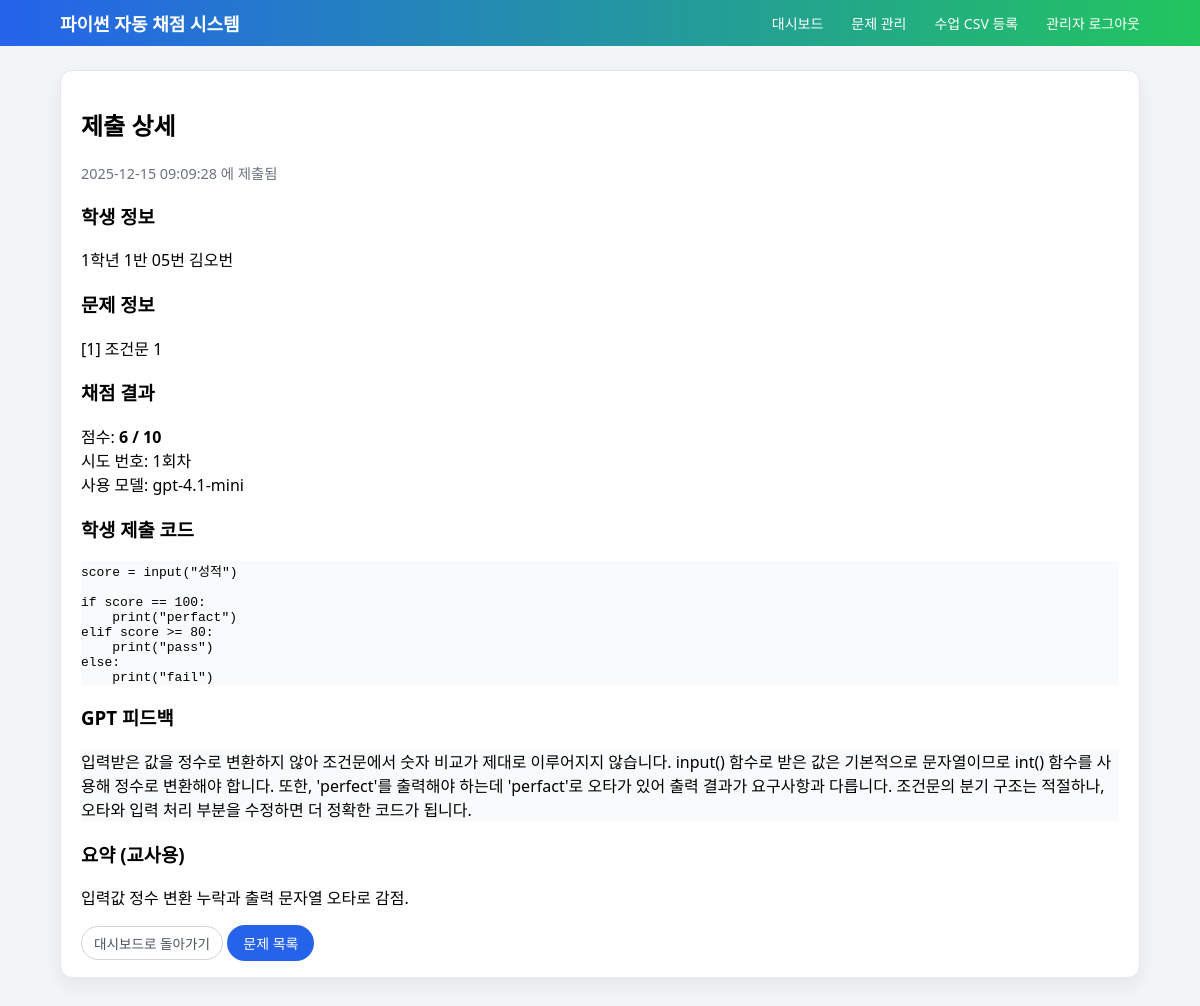
The app's page /admin/submission/8 (signed in) with its own data.
### models.py (models this page shows, shortened)
class Submission(db.Model):
    id = db.Column(db.Integer, primary_key=True)
    student_id = db.Column(
        db.Integer, db.ForeignKey("student.id"), nullable=False
    )
    problem_id = db.Column(
        db.Integer, db.ForeignKey("problem.id"), nullable=False
    )
    code = db.Column(db.Text, nullable=False)
    score = db.Column(db.Integer, nullable=True)
    max_score = db.Column(db.Integer, nullable=True)
    feedback = db.Column(db.Text, nullable=True)
    summary = db.Column(db.Text, nullable=True)
    attempt_no = db.Column(db.Integer, nullable=True)        # 몇 번째 시도인지
    gpt_model = db.Column(db.String(100), nullable=True)
    created_at = db.Column(db.DateTime, default=datetime.utcnow)

class Student(db.Model):
    id = db.Column(db.Integer, primary_key=True)
    grade = db.Column(db.Integer, nullable=False)
    class_no = db.Column(db.Integer, nullable=False)
    student_no = db.Column(db.Integer, nullable=False)
    name = db.Column(db.String(50), nullable=False)
    created_at = db.Column(db.DateTime, default=datetime.utcnow)
    submissions = db.relationship("Submission", backref="student", lazy=True)
    enrollments = db.relationship("Enrollment", backref="student", lazy=True)

class Problem(db.Model):
    id = db.Column(db.Integer, primary_key=True)
    title = db.Column(db.String(200), nullable=False)
    description = db.Column(db.Text, nullable=False)
    sample_input = db.Column(db.Text, nullable=True)
    sample_output = db.Column(db.Text, nullable=True)
    answer_code = db.Column(db.Text, nullable=False)
    rubric = db.Column(db.Text, nullable=False)
    is_open = db.Column(db.Boolean, default=False)
    max_score = db.Column(db.Integer, default=10)
    created_at = db.Column(db.DateTime, default=datetime.utcnow)
    updated_at = db.Column(
        db.DateTime, default=datetime.utcnow, onupdate=datetime.utcnow
    )
    submissions = db.relationship("Submission", backref="problem", lazy=True)

### app.py (the view)
    @app.route("/admin/submission/<int:submission_id>")
    @admin_login_required
    def admin_submission_detail(submission_id):
        sub = Submission.query.get_or_404(submission_id)
        return render_template("admin/submission_detail.html", submission=sub)

### app.py (called while the page is built)
def admin_login_required(f):
    @wraps(f)
    def wrapper(*args, **kwargs):
        if "admin_id" not in session:
            flash("관리자 로그인이 필요합니다.")
            return redirect(url_for("admin_login"))
        return f(*args, **kwargs)
    return wrapper

### templates/admin/submission_detail.html (shortened to what this page needs)
{% extends "base.html" %}
{% block content %}
<div class="card">
  <h2>제출 상세</h2>
  <p class="text-muted" style="margin-bottom:12px;">
    {{ submission.created_at.strftime("%Y-%m-%d %H:%M:%S") }} 에 제출됨
  </p>
  <h3 class="subheading">학생 정보</h3>
  <p>
    {{ submission.student.grade }}학년
    {{ submission.student.class_no }}반
    {{ "%02d"|format(submission.student.student_no) }}번
    {{ submission.student.name }}
  </p>
  <h3 class="subheading">문제 정보</h3>
  <p>
    [{{ submission.problem.id }}] {{ submission.problem.title }}
  </p>
  <h3 class="subheading">채점 결과</h3>
  <p>
    점수: <strong>{{ submission.score }} / {{ submission.max_score }}</strong><br>
    시도 번호: {{ submission.attempt_no or 1 }}회차<br>
    사용 모델: {{ submission.gpt_model or "알 수 없음" }}
  </p>
  <h3 class="subheading">학생 제출 코드</h3>
  <pre class="code-block"><code>{{ submission.code | e }}</code></pre>
  <h3 class="subheading">GPT 피드백</h3>
  <div class="code-block">
    {{ submission.feedback | e | replace('\n', '<br>') | safe }}
  </div>
  {% if submission.summary %}
    <h3 class="subheading">요약 (교사용)</h3>
    <p>{{ submission.summary }}</p>
  {% endif %}
  <div style="margin-top:16px;">
    <a href="{{ url_for('admin_dashboard') }}" class="btn btn-secondary">
      대시보드로 돌아가기
    </a>
    <a href="{{ url_for('admin_problem_list') }}" class="btn">
      문제 목록
    </a>
  </div>
</div>
{% endblock %}

### static/css/main.css (style rules this page uses)
body { font-family: system-ui, -apple-system, BlinkMacSystemFont, sans-serif; margin: 0; background: #f3f4f6; }
.card { background: #fff; border-radius: 12px; padding: 16px 20px; box-shadow: 0 10px 30px rgba(15, 23, 42, 0.08); margin-bottom: 16px; }
.btn { display: inline-block; padding: 8px 14px; border-radius: 999px; border: none; background: #2563eb; color: #fff; text-decoration: none; font-size: 0.9rem; cursor: pointer; }
.btn-secondary { background: #6b7280; }
.text-muted { color: #6b7280; font-size: 0.9rem; }
.code-block { background: #f9fafb }
body { margin: 0; font-family: system-ui, -apple-system, BlinkMacSystemFont, "Segoe UI", sans-serif; background: #f3f4f6; }
.card { background: white; border-radius: 16px; padding: 20px 24px; box-shadow: 0 15px 35px rgba(15, 23, 42, 0.08); }
.btn { display: inline-block; border-radius: 999px; border: none; background: #2563eb; color: white; padding: 8px 16px; font-size: 14px; cursor: pointer; text-decoration: none; }
.btn-secondary { background: #4b5563; }
.card { background: #ffffff; border-radius: 12px; padding: 16px 20px; box-shadow: 0 8px 20px rgba(15, 23, 42, 0.06); border: 1px solid #e5e7eb; }
.btn-secondary { display: inline-flex; align-items: center; gap: 4px; padding: 6px 12px; border-radius: 999px; border: 1px solid #d1d5db; background: #ffffff; color: #4b5563; font-size: 0.85rem; text-decoration: none; box-shadow: none; cursor: pointer; transition: background-color 0.15s ease, border-color 0.15s ease, color 0.15s ease, transform 0.05s ease; }

### records on screen
Submission: created_at "2025-12-15 09:09:28", score "6", max_score "10", attempt_no "1", gpt_model "gpt-4.1-mini", code "score = input(\"성적\") if score == 100: print(\"perfact\") elif score >= 80: print(\"pass\") else: print(\"fail\")", feedback "입력받은 값을 정수로 변환하지 않아 조건문에서 숫자 비교가 제대로 이루어지지 않습니다. input() 함수로 받은 값은 기본적으로 문자열이므로 int() 함수를 사용해 정수로 변환해야 합니다. 또한, 'perfect'를 출력해야 하는데 'perfact'로 오타가 있어 출력 결과가 요구사항과 다릅니다. 조건문의 분기 구조는 적절하나, 오타와 입력 처리 부분을 수정하면 더 정확한 코드가 됩니다.", summary "입력값 정수 변환 누락과 출력 문자열 오타로 감점."
Student: student.grade "1", student.class_no "1", student.student_no "05", student.name "김오번"
Problem: problem.id "1", problem "조건문 1"
